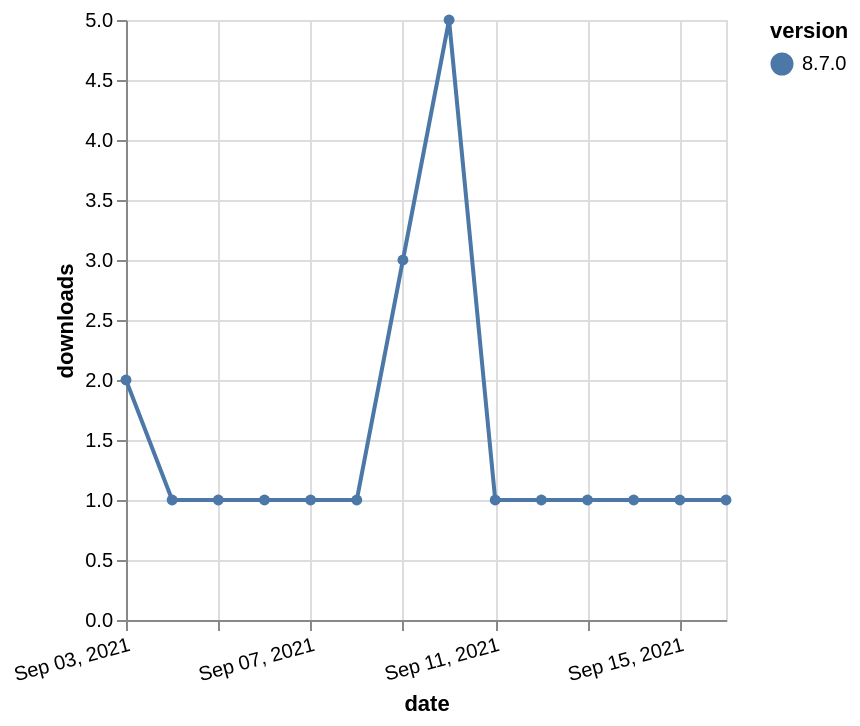

The specification (Vega-Lite) saved for this image:
### Vega-Lite specification from a JSON file in a GitHub repository (floating-point values rounded to 4 significant figures)
{"$schema": "https://vega.github.io/schema/vega-lite/v5.json", "description": "A simple bar chart with embedded data.", "data": {"values": [{"date": "2021-09-03", "total": 526, "delta": 2, "version": "8.7.0"}, {"date": "2021-09-04", "total": 527, "delta": 1, "version": "8.7.0"}, {"date": "2021-09-05", "total": 528, "delta": 1, "version": "8.7.0"}, {"date": "2021-09-06", "total": 529, "delta": 1, "version": "8.7.0"}, {"date": "2021-09-07", "total": 530, "delta": 1, "version": "8.7.0"}, {"date": "2021-09-08", "total": 531, "delta": 1, "version": "8.7.0"}, {"date": "2021-09-09", "total": 534, "delta": 3, "version": "8.7.0"}, {"date": "2021-09-10", "total": 539, "delta": 5, "version": "8.7.0"}, {"date": "2021-09-11", "total": 540, "delta": 1, "version": "8.7.0"}, {"date": "2021-09-12", "total": 541, "delta": 1, "version": "8.7.0"}, {"date": "2021-09-13", "total": 542, "delta": 1, "version": "8.7.0"}, {"date": "2021-09-14", "total": 543, "delta": 1, "version": "8.7.0"}, {"date": "2021-09-15", "total": 544, "delta": 1, "version": "8.7.0"}, {"date": "2021-09-16", "total": 545, "delta": 1, "version": "8.7.0"}]}, "width": "container", "mark": {"type": "line", "point": {"filled": true}}, "encoding": {"x": {"field": "date", "type": "temporal", "timeUnit": "yearmonthdate", "title": "date", "axis": {"labelAngle": -15}}, "y": {"field": "delta", "type": "quantitative", "title": "downloads"}, "color": {"field": "version", "type": "nominal"}, "tooltip": {"field": "delta"}}}
